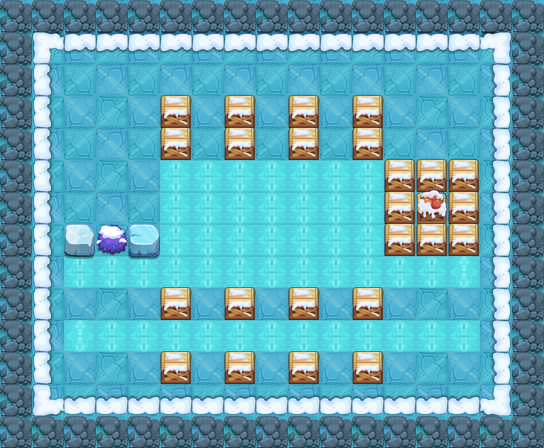

A 2D game scene composited from a Tiled map and its tileset images. What follows is a short description and the map's XML, with each tile layer's data collapsed to a summary:
An orthogonal 17x14 tile map with 32x32 px tiles, 13 tile layers (PASS, 块层 2, 块层 3, 块层 5, ...) and 9 objects (5x TRAP, 3x hsbjg1, PLAYER).

<map version="1.0" orientation="orthogonal" width="17" height="14" tilewidth="32" tileheight="32">
 <properties>
  <property name="DESTRY1" value="96" />
  <property name="DESTRY2" value="100" />
  <property name="DESTRY3" value="102" />
  <property name="DESTRY4" value="108" />
  <property name="DESTRY_COUNT" value="4" />
  <property name="EXP" value="1100" />
  <property name="ITEM" value="D042" />
  <property name="LOSE_SCRIPT" value="" />
  <property name="MONEY" value="1650" />
  <property name="START_SCRIPT" value="" />
  <property name="WIN_SCRIPT" value="" />
 </properties>
 <tileset firstgid="1" name="jdbl" tilewidth="32" tileheight="32">
  <image source="jdbl.png" width="500" height="500" />
 </tileset>
 <layer name="PASS" width="17" height="14">
  <data>[238 cells, 138 non-empty, 7 distinct tile ids]</data>
 </layer>
 <layer name="块层 2" width="17" height="14">
  <data>[238 cells, 171 non-empty, 6 distinct tile ids]</data>
 </layer>
 <layer name="块层 3" width="17" height="14">
  <data>[238 cells, 58 non-empty, 1 distinct tile ids]</data>
 </layer>
 <layer name="块层 5" width="17" height="14">
  <data>[238 cells, 50 non-empty, 2 distinct tile ids]</data>
 </layer>
 <layer name="块层 17" width="17" height="14">
  <data>[238 cells, 2 non-empty, 2 distinct tile ids]</data>
 </layer>
 <layer name="块层 6" width="17" height="14">
  <data>[238 cells, 28 non-empty, 5 distinct tile ids]</data>
 </layer>
 <layer name="SHELTER 10" width="17" height="14">
  <data>[238 cells, 4 non-empty, 1 distinct tile ids]</data>
 </layer>
 <layer name="SHELTER 8" width="17" height="14">
  <data>[238 cells, 4 non-empty, 1 distinct tile ids]</data>
 </layer>
 <layer name="SHELTER 6" width="17" height="14">
  <data>[238 cells, 3 non-empty, 1 distinct tile ids]</data>
 </layer>
 <layer name="SHELTER 5" width="17" height="14">
  <data>[238 cells, 3 non-empty, 2 distinct tile ids]</data>
 </layer>
 <layer name="SHELTER 4" width="17" height="14">
  <data>[238 cells, 3 non-empty, 1 distinct tile ids]</data>
 </layer>
 <layer name="SHELTER 3" width="17" height="14">
  <data>[238 cells, 4 non-empty, 1 distinct tile ids]</data>
 </layer>
 <layer name="SHELTER 2" width="17" height="14">
  <data>[238 cells, 4 non-empty, 1 distinct tile ids]</data>
 </layer>
 <objectgroup name="对象层 1" width="17" height="14">
  <object name="hsbjg1" x="96" y="352" width="32" height="32">
   <properties>
    <property name="lua_ai" value="monster_hsbjg_ai" />
    <property name="quality" value="hsbjg1.quality" />
   </properties>
  </object>
  <object name="PLAYER" type="PLAYER" x="64" y="64" width="32" height="32" />
  <object name="ice_road" type="TRAP" x="160" y="160" width="224" height="96">
   <properties>
    <property name="lua_ai" value="ice_road_ai" />
   </properties>
  </object>
  <object name="zi_dan_left1" type="TRAP" x="448" y="256" width="32" height="32">
   <properties>
    <property name="trap_ani" value="fire_cat_left.actor" />
    <property name="trap_delay" value="2" />
    <property name="trap_id" value="0" />
    <property name="trap_script" value="trap(&quot;zi_dan_left1&quot;):setAtkPower(target(&quot;PLAYER&quot;):getHP()*0.1);trap(&quot;zi_dan_left1&quot;):turnLeft(); trap(&quot;zi_dan_left1&quot;):getAI():getActions():addObject( AIUseSkill:create(   SkillLua:create(&quot;skill_0001&quot;)  )  );" />
    <property name="trap_start_mode" value="2" />
    <property name="trap_state" value="open" />
   </properties>
  </object>
  <object name="zi_dan_right1" type="TRAP" x="64" y="320" width="32" height="32">
   <properties>
    <property name="trap_ani" value="fire_cat_right.actor" />
    <property name="trap_delay" value="2" />
    <property name="trap_id" value="0" />
    <property name="trap_script" value="trap(&quot;zi_dan_right1&quot;):setAtkPower(target(&quot;PLAYER&quot;):getHP()*0.1);trap(&quot;zi_dan_right1&quot;):turnRight(); trap(&quot;zi_dan_right1&quot;):getAI():getActions():addObject( AIUseSkill:create(   SkillLua:create(&quot;skill_0001&quot;)  )  );" />
    <property name="trap_start_mode" value="2" />
    <property name="trap_state" value="open" />
   </properties>
  </object>
  <object name="ice_road" type="TRAP" x="64" y="256" width="384" height="32">
   <properties>
    <property name="lua_ai" value="ice_road_ai" />
   </properties>
  </object>
  <object name="ice_road" type="TRAP" x="96" y="320" width="384" height="32">
   <properties>
    <property name="lua_ai" value="ice_road_ai" />
   </properties>
  </object>
  <object name="hsbjg1" x="256" y="352" width="32" height="32">
   <properties>
    <property name="lua_ai" value="monster_hsbjg_ai" />
    <property name="quality" value="hsbjg1.quality" />
   </properties>
  </object>
  <object name="hsbjg1" x="416" y="352" width="32" height="32">
   <properties>
    <property name="lua_ai" value="monster_hsbjg_ai" />
    <property name="quality" value="hsbjg1.quality" />
   </properties>
  </object>
 </objectgroup>
</map>
